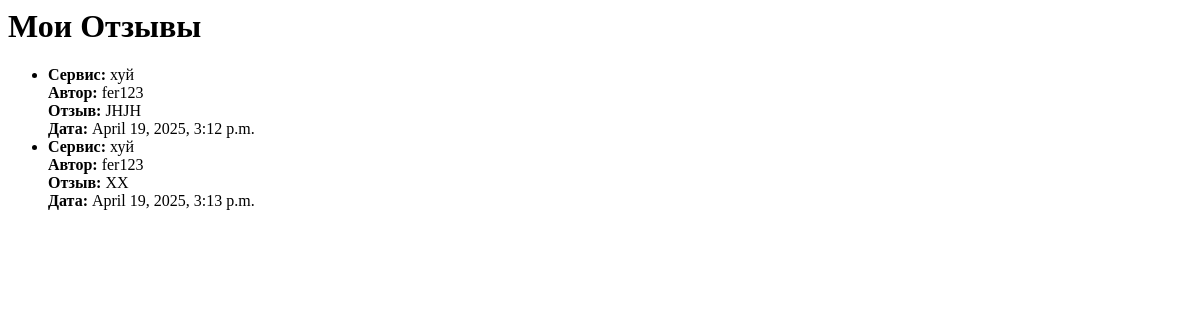
Before: /my_feedbacks/ (signed in) with the older database file.
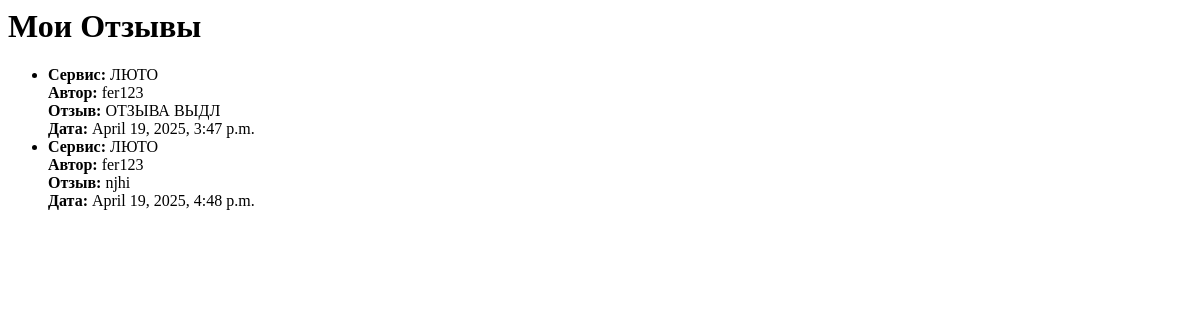
After: the same page with the newer database file.
### app/models.py (models this page shows, shortened)
class Feedback(models.Model):
    service = models.ForeignKey(Service, on_delete=models.CASCADE, related_name='feedbacks')
    author = models.ForeignKey(User, on_delete=models.CASCADE, related_name='feedbacks')
    text = models.TextField()
    created_at = models.DateTimeField(auto_now_add=True)

class Service(models.Model):
    author = models.ForeignKey(User, on_delete=models.CASCADE)
    title = models.CharField(max_length=200)
    description = models.TextField()
    price = models.DecimalField(max_digits=10, decimal_places=2)
    image = models.ImageField(upload_to='services/')
    created_at = models.DateTimeField(auto_now_add=True)

### app/views.py (the view)
# urls.py: path('my_feedbacks/', views.my_feedbacks, name='my_feedbacks'),
@login_required
def my_feedbacks(request):
    if request.user.profile.role == 'executor':
        feedbacks = Feedback.objects.filter(service__author=request.user)
        return render(request, 'my_feedbacks.html', {'feedbacks': feedbacks})
    else:
        messages.error(request, "У вас нет прав для просмотра этой страницы.")
        return redirect('home')

### app/templates/my_feedbacks.html
<h1>Мои Отзывы</h1>
{% if feedbacks %}
    <ul>
        {% for feedback in feedbacks %}
            <li>
                <strong>Сервис:</strong> {{ feedback.service.title }}<br>
                <strong>Автор:</strong> {{ feedback.author.username }}<br>
                <strong>Отзыв:</strong> {{ feedback.text }}<br>
                <strong>Дата:</strong> {{ feedback.created_at }}
            </li>
        {% endfor %}
    </ul>
{% else %}
    <p>Нет отзывов для ваших сервисов.</p>
{% endif %}

Changed rows visible on the page:
removed Feedback: service "хуй", author.username "fer123", text "JHJH", created_at "April 19, 2025, 3:12 p.m."
removed Feedback: service "хуй", author.username "fer123", text "XX", created_at "April 19, 2025, 3:13 p.m."
added Feedback: service "ЛЮТО", author.username "fer123", text "ОТЗЫВА ВЫДЛ", created_at "April 19, 2025, 3:47 p.m."
added Feedback: service "ЛЮТО", author.username "fer123", text "njhi", created_at "April 19, 2025, 4:48 p.m."
